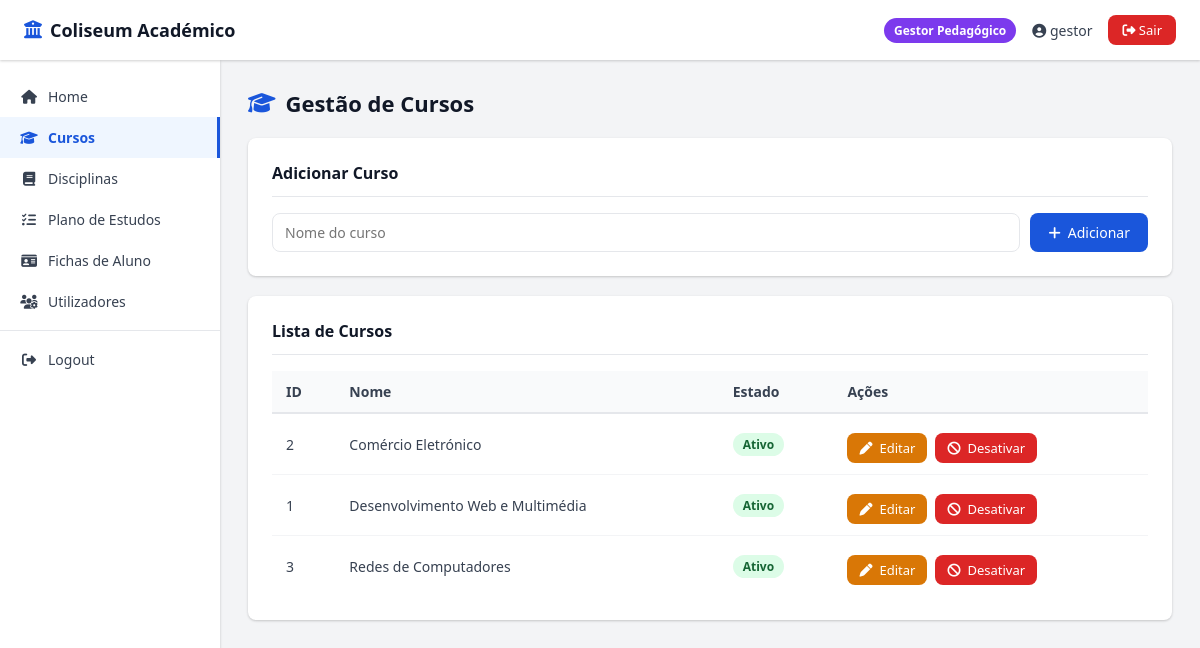
The app's page /cursos.php (signed in) with its own data.
### tables this page shows
CREATE TABLE `cursos` (
  `ID` int(11) NOT NULL,
  `Nome` varchar(200) NOT NULL,
  `ativo` tinyint(1) NOT NULL DEFAULT 1
);

### cursos.php (the view, shortened to what this page needs)
<?php
require_once 'acessoBD.php';
require_once 'includes/layout.php';
$cursos = $pdo->query('SELECT * FROM cursos ORDER BY ativo DESC, Nome')->fetchAll();
?>
<h1 class="page-title">
  <i class="fa-solid fa-graduation-cap"></i>
  Gestão de Cursos
</h1>
<div class="card">
  <div class="card-title">Adicionar Curso</div>
  <form method="POST" class="form-flex">
    <input class="form-control input-flex" type="text" name="nome" placeholder="Nome do curso" required>
    <button class="btn btn-primary" type="submit" name="add">
      <i class="fa-solid fa-plus"></i> Adicionar
    </button>
  </form>
</div>
<div class="card">
  <div class="card-title">Lista de Cursos</div>
  <div class="table-wrap">
    <table>
      <tr>
        <th>ID</th>
        <th>Nome</th>
        <th>Estado</th>
        <th>Ações</th>
      </tr>
      <?php foreach ($cursos as $row): ?>
        <tr>
          <td><?= $row['ID'] ?></td>
          <td><?= htmlspecialchars($row['Nome']) ?></td>
          <td>
            <span class="badge <?= $row['ativo'] ? 'badge-aprovada' : 'badge-rejeitada' ?>">
              <?= $row['ativo'] ? 'Ativo' : 'Desativado' ?>
            </span>
          </td>
          <td>
            <div class="btn-group">
              <a class="btn btn-warning btn-sm" href="?edit=<?= $row['ID'] ?>">
                <i class="fa-solid fa-pen"></i> Editar
              </a>
              <a class="btn btn-sm <?= $row['ativo'] ? 'btn-danger' : 'btn-success' ?>" href="?toggle=<?= $row['ID'] ?>"
                onclick="return confirm('<?= $row['ativo'] ? 'Desativar' : 'Reativar' ?> este curso?')">
                <i class="fa-solid <?= $row['ativo'] ? 'fa-ban' : 'fa-check' ?>"></i>
                <?= $row['ativo'] ? 'Desativar' : 'Reativar' ?>
              </a>
            </div>
          </td>
        </tr>
      <?php endforeach; ?>
    </table>
  </div>
</div>

### includes/layout.php (style rules this page uses)
:root { --primary: #1a56db; --primary-d: #1540a8; --gestor: #7c3aed; --funcionario: #0891b2; --aluno: #059669; --danger: #dc2626; --warning: #d97706; --success: #16a34a; --gray-50: #f9fafb; --gray-100: #f3f4f6; --gray-200: #e5e7eb; --gray-500: #6b7280; --gray-700: #374151; --gray-900: #111827; --radius: 8px; --shadow: 0 1px 3px rgba(0, 0, 0, .12), 0 1px 2px rgba(0, 0, 0, .08); }
* { margin: 0; padding: 0; box-sizing: border-box; font-family: 'Segoe UI', Arial, sans-serif; }
body { background: var(--gray-100); min-height: 100vh; display: flex; flex-direction: column; }
.page-title { font-size: 22px; font-weight: 700; color: var(--gray-900); margin-bottom: 20px; display: flex; align-items: center; gap: 10px; }
.page-title i { color: var(--primary); }
.card { background: white; border-radius: var(--radius); padding: 24px; box-shadow: var(--shadow); margin-bottom: 20px; }
.card-title { font-size: 16px; font-weight: 600; color: var(--gray-900); margin-bottom: 16px; padding-bottom: 12px; border-bottom: 1px solid var(--gray-200); }
.form-control { width: 100%; padding: 9px 12px; border: 1px solid var(--gray-200); border-radius: var(--radius); font-size: 14px; transition: .2s; background: white; }
.btn { display: inline-flex; align-items: center; gap: 7px; padding: 9px 18px; border-radius: var(--radius); font-size: 14px; font-weight: 500; cursor: pointer; text-decoration: none; border: none; transition: .2s; }
.btn-primary { background: var(--primary); color: white; }
.btn-danger { background: var(--danger); color: white; }
.btn-warning { background: var(--warning); color: white; }
.btn-sm { padding: 6px 12px; font-size: 13px; }
.btn-group { display: flex; gap: 8px; flex-wrap: wrap; margin-top: 8px; }
.table-wrap { overflow-x: auto; }
table { width: 100%; border-collapse: collapse; }
th, td { padding: 11px 14px; text-align: left; font-size: 14px; }
th { background: var(--gray-50); font-weight: 600; color: var(--gray-700); border-bottom: 2px solid var(--gray-200); }
td { border-bottom: 1px solid var(--gray-100); color: var(--gray-700); }
tr:last-child td { border-bottom: none; }
.badge { display: inline-block; padding: 3px 10px; border-radius: 20px; font-size: 12px; font-weight: 600; }
.badge-aprovada, .badge-aprovado { background: #dcfce7; color: #166534; }

### cursos.php (style rules this page uses)
.form-flex { display: flex; gap: 10px; flex-wrap: wrap; }
.input-flex { flex: 1; min-width: 220px; }

### records on screen
cursos: ID "2", Nome "Comércio Eletrónico", ativo "Ativo"
cursos: ID "1", Nome "Desenvolvimento Web e Multimédia", ativo "Ativo"
cursos: ID "3", Nome "Redes de Computadores", ativo "Ativo"

### other values on screen
$grupoNome "Gestor Pedagógico"
$user "gestor"
$item['label'] "Home"
$item['label'] "Cursos"
$item['label'] "Disciplinas"
$item['label'] "Plano de Estudos"
$item['label'] "Fichas de Aluno"
$item['label'] "Utilizadores"
